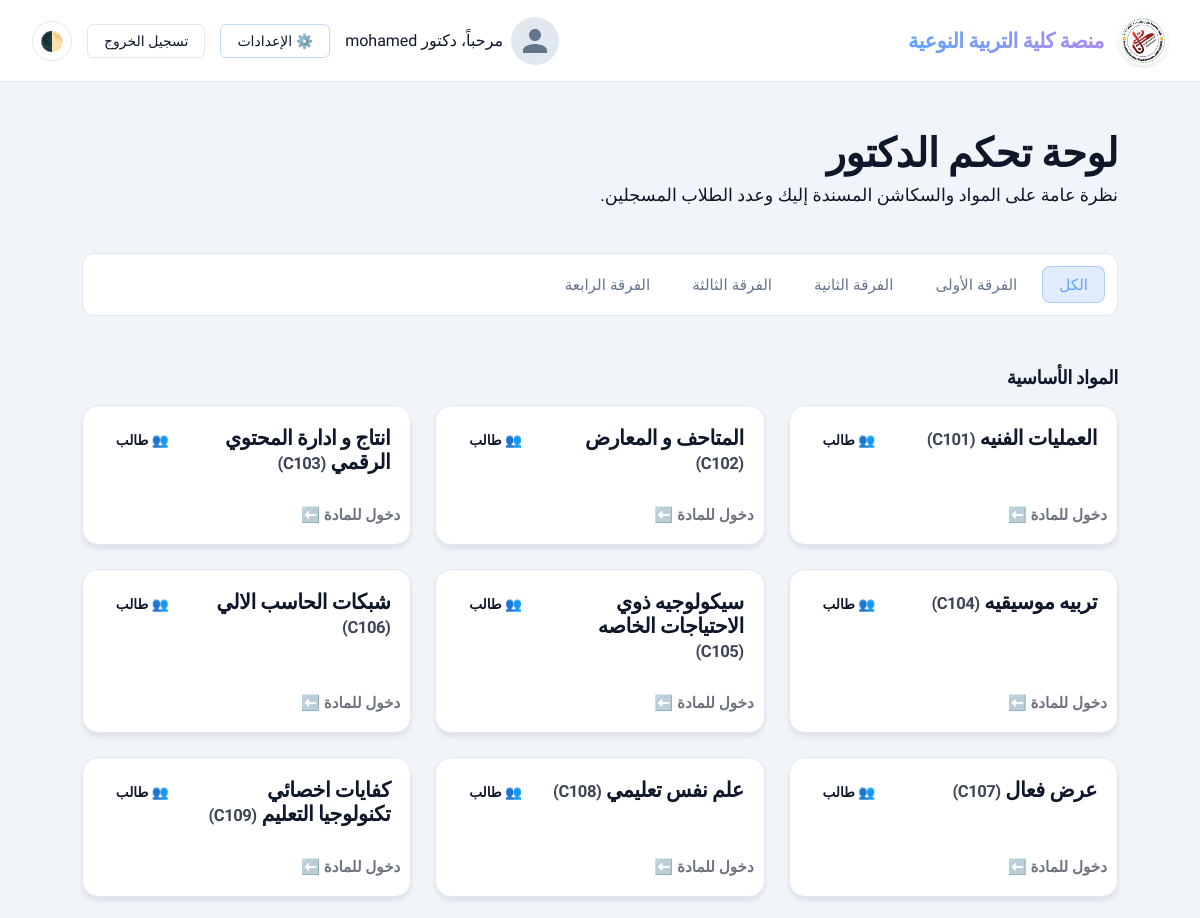
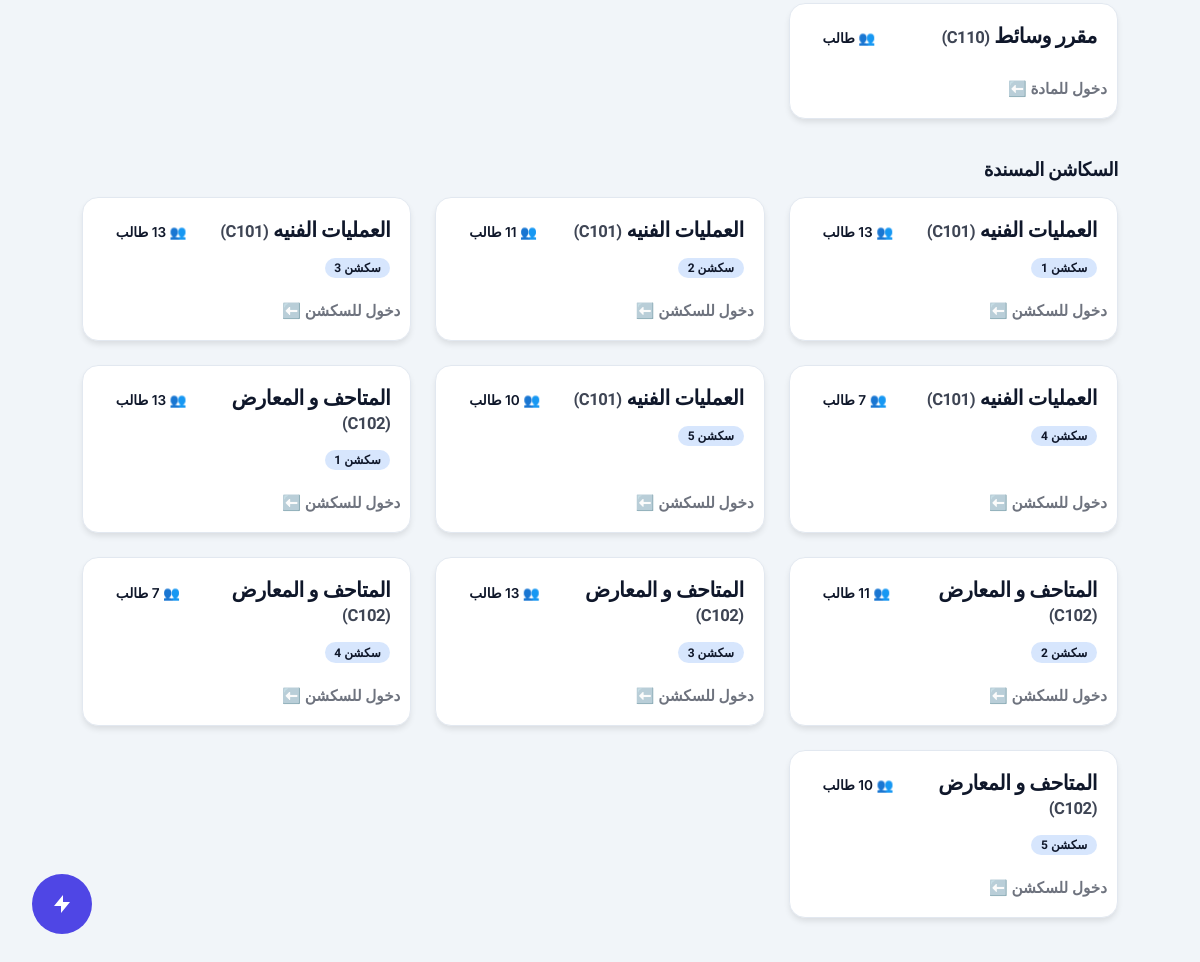
/doctor/dashboard/ (signed in), run on the app's committed database (2 pictures, top to bottom).
### lms_app/models.py (models this page shows, shortened)
class User(AbstractUser):
    class Role(models.TextChoices):
        ADMIN = 'ADMIN', _('Admin')
        DOCTOR = 'DOCTOR', _('Doctor')
        STUDENT = 'STUDENT', _('Student')
    ACADEMIC_YEAR_CHOICES = (
        (1, 'First Year'),
        (2, 'Second Year'),
        (3, 'Third Year'),
        (4, 'Fourth Year'),
    )
    role = models.CharField(max_length=20, choices=Role.choices, default=Role.STUDENT)
    university_id = models.CharField(max_length=20, unique=True, null=True, blank=True)
    department = models.CharField(max_length=100, blank=True)
    academic_year = models.IntegerField(choices=ACADEMIC_YEAR_CHOICES, default=1, null=True, blank=True)
    section_group = models.IntegerField(
        null=True,
        blank=True,
        help_text=_('Section 1 to 5')
    )
    date_of_birth = models.DateField(null=True, blank=True)
    gender = models.CharField(max_length=10, choices=[('Male', 'Male'), ('Female', 'Female')], null=True, blank=True)
    needs_review = models.BooleanField(default=False, help_text=_('Flagged for manual review (e.g. English name translation)'))
    profile_picture = models.ImageField(upload_to='profile_pics/', blank=True, null=True)
    registered_subjects = models.ManyToManyField('Subject', blank=True, related_name='enrolled_students')
    REQUIRED_FIELDS = ['email', 'role']

class Subject(models.Model):
    DAYS_OF_WEEK = (
        (0, 'Monday'),
        (1, 'Tuesday'),
        (2, 'Wednesday'),
        (3, 'Thursday'),
        (4, 'Friday'),
        (5, 'Saturday'),
        (6, 'Sunday'),
    )
    name = models.CharField(max_length=200)
    code = models.CharField(max_length=20, unique=True, null=True, blank=True, verbose_name="كود المادة")
    description = models.TextField(blank=True)
    official_book = models.FileField(upload_to=get_book_upload_path, blank=True, null=True)
    professor = models.ForeignKey(
        User,
        on_delete=models.SET_NULL,
        null=True,
        limit_choices_to={'role': User.Role.DOCTOR},
        related_name='subjects_taught'
    )
    lecture_day = models.IntegerField(choices=DAYS_OF_WEEK, null=True, blank=True)
    academic_year = models.IntegerField(choices=User.ACADEMIC_YEAR_CHOICES, default=1)
    max_total_grade = models.IntegerField(default=100)

class SubjectSection(models.Model):
    subject = models.ForeignKey(
        Subject,
        on_delete=models.CASCADE,
        related_name='subject_sections'
    )
    section_group = models.IntegerField(choices=[(i, str(i)) for i in range(1, 6)])
    instructor = models.ForeignKey(
        User,
        on_delete=models.SET_NULL,
        null=True,
        limit_choices_to={'role': User.Role.DOCTOR},
        related_name='sections_taught'
    )
    section_day = models.IntegerField(choices=Subject.DAYS_OF_WEEK, null=True, blank=True)
    max_total_grade = models.IntegerField(default=50)
    class Meta:
        unique_together = ('subject', 'section_group')
    @property
    def students(self):
        return self.subject.enrolled_students.filter(role=User.Role.STUDENT, section_group=self.section_group)

### lms_app/views.py (the view)
# urls.py: path('doctor/dashboard/', views.doctor_dashboard, name='doctor_dashboard'),
@login_required(login_url='/login/')
@user_passes_test(is_doctor, login_url='/login/')
def doctor_dashboard(request):
    main_subjects = Subject.objects.filter(professor=request.user).prefetch_related('assignments', 'materials', 'subject_sections')
    assigned_sections = SubjectSection.objects.filter(instructor=request.user).select_related('subject').prefetch_related('materials', 'assignments')
    context = {
        'main_subjects': main_subjects,
        'assigned_sections': assigned_sections,
        'now': timezone.now(),
        'DAYS_OF_WEEK': Subject.DAYS_OF_WEEK,
    }
    return render(request, 'doctor_dashboard.html', context)

### lms_app/context_processors.py (called while the page is built)
def active_announcement(request):
    return {
        'GLOBAL_ANNOUNCEMENT': GlobalAnnouncement.objects.filter(is_active=True).last()
    }

def user_notifications(request):
    if request.user.is_authenticated:
        return {'USER_NOTIFICATIONS': request.user.notifications.filter(is_read=False).order_by('-created_at')}
    return {'USER_NOTIFICATIONS': []}

### lms_app/views.py (called while the page is built)
def is_doctor(user):
    return user.is_authenticated and user.role == User.Role.DOCTOR

### lms_app/templates/doctor_dashboard.html (shortened to what this page needs)
{% load static %}
<!DOCTYPE html>
<html lang="ar" dir="rtl">
<head>
</head>
<body>
    <nav class="navbar">
                        <a style="display: flex; align-items: center; gap: 15px; text-decoration: none;" href="
    {% if request.user.is_authenticated %}
        {% if request.user.role == 'STUDENT' %}
            {% url 'student_dashboard' %}
        {% elif request.user.role == 'DOCTOR' %}
            {% url 'doctor_dashboard' %}
        {% else %}
            {% url 'login' %}
        {% endif %}
    {% else %}
        {% url 'login' %}
    {% endif %}
">
            <img src="{% static 'images/logo_nav.png' %}" alt="University Logo" style="height: 45px; width: 45px; object-fit: contain; background-color: white; border-radius: 50%; padding: 2px; box-shadow: 0 2px 4px rgba(0,0,0,0.1);">
            <h1 style="font-family: 'Cairo', sans-serif !important; font-weight: 700; font-size: 1.3rem; color: var(--text-primary); margin: 0;">منصة كلية التربية النوعية</h1>
        </a>
        <div style="display: flex; align-items: center; gap: 15px;">
            <div class="user-greeting" style="display: flex; align-items: center; gap: 8px; color: var(--text-primary);">
                {% if request.user.profile_picture %}
                    <img src="{{ request.user.profile_picture.url }}" alt="Profile Picture" style="width: 36px; height: 36px; border-radius: 50%; object-fit: cover; border: 2px solid var(--brand-primary);">
                {% else %}
                    <svg viewBox="0 0 24 24" style="width: 36px; height: 36px; fill: var(--text-muted); background: var(--border-color); border-radius: 50%; padding: 4px; border: 2px solid var(--border-color);">
                        <path d="M12 12c2.21 0 4-1.79 4-4s-1.79-4-4-4-4 1.79-4 4 1.79 4 4 4zm0 2c-2.67 0-8 1.34-8 4v2h16v-2c0-2.66-5.33-4-8-4z"/>
                    </svg>
                {% endif %}
                <span>مرحباً، دكتور {{ user.last_name|default:user.username }}</span>
            </div>
            <a href="{% url 'doctor_settings' %}" class="logout-btn" style="border-color: rgba(59, 130, 246, 0.3); color: #93c5fd;" onmouseover="this.style.backgroundColor='rgba(59, 130, 246, 0.1)'; this.style.color='#fff';" onmouseout="this.style.backgroundColor='transparent'; this.style.color='#93c5fd';">⚙️ الإعدادات</a>
            <a href="{% url 'logout' %}" class="logout-btn">تسجيل الخروج</a>
            <button id="theme-toggle" type="button" class="btn" style="background: var(--surface-card); border: 1px solid var(--border-color); color: var(--text-primary); border-radius: 50%; width: 40px; height: 40px; display: flex; align-items: center; justify-content: center; font-size: 1.2rem; cursor: pointer; transition: all 0.3s ease; padding: 0;">🌓</button>
        </div>
    </nav>
    <div class="container">
        <div class="header-section">
            <h2>لوحة تحكم الدكتور</h2>
            <p>نظرة عامة على المواد والسكاشن المسندة إليك وعدد الطلاب المسجلين.</p>
        </div>
        <div class="filter-tabs">
            <button class="filter-tab active" data-filter="all">الكل</button>
            <button class="filter-tab" data-filter="1">الفرقة الأولى</button>
            <button class="filter-tab" data-filter="2">الفرقة الثانية</button>
            <button class="filter-tab" data-filter="3">الفرقة الثالثة</button>
            <button class="filter-tab" data-filter="4">الفرقة الرابعة</button>
        </div>
        <div class="dashboard-grid">
            <h3 class="subject-section-title" style="grid-column: 1 / -1; color: #fff; margin-bottom: -0.5rem;">المواد الأساسية</h3>
            {% if main_subjects %}
                {% for subject in main_subjects %}
                <a href="{% url 'subject_detail' subject.id %}" class="subject-card interactive-card" data-year="{{ subject.academic_year }}">
                    <div class="card-header-flex">
                        <div class="subject-info">
                            <h3>{{ subject.name }} {% if subject.code %}<span style="font-size: 0.8em; opacity: 0.8;">({{ subject.code }})</span>{% endif %}</h3>
                        </div>
                        <div class="student-count-badge">
                            👥 {{ subject.enrollments.count }} طالب
                        </div>
                    </div>
                    <div class="card-hover-hint">
                        دخول للمادة ⬅️
                    </div>
                </a>
                {% endfor %}
            {% else %}
                <div class="empty-state">
                    <h3>لم يتم إسناد مواد</h3>
                    <p>لم يتم إسناد أي مواد أساسية لتدريسها بعد.</p>
                </div>
            {% endif %}
            <h3 class="subject-section-title" style="grid-column: 1 / -1; color: #fff; margin-top: 1rem; margin-bottom: -0.5rem;">السكاشن المسندة</h3>
            {% if assigned_sections %}
                {% for section in assigned_sections %}
                <a href="{% url 'section_detail' section.id %}" class="subject-card interactive-card" data-year="{{ section.subject.academic_year }}">
                    <div class="card-header-flex">
                        <div class="subject-info">
                            <h3>{{ section.subject.name }} {% if section.subject.code %}<span style="font-size: 0.8em; opacity: 0.8;">({{ section.subject.code }})</span>{% endif %}</h3>
                            <span style="display: inline-block; background: rgba(59, 130, 246, 0.2); color: #60a5fa; padding: 0.2rem 0.6rem; border-radius: 999px; font-size: 0.75rem; font-weight: 600; margin-top: 0.5rem;">سكشن {{ section.section_group }}</span>
                        </div>
                        <div class="student-count-badge">
                            👥 {{ section.students.count }} طالب
                        </div>
                    </div>
                    <div class="card-hover-hint">
                        دخول للسكشن ⬅️
                    </div>
                </a>
                {% endfor %}
            {% else %}
                <div class="empty-state">
                    <h3>لم يتم إسناد سكاشن</h3>
                    <p>لم يتم إسنادك كدكتور لأي سكشن.</p>
                </div>
            {% endif %}
                </div>
    </div>
    <button class="fab-btn" id="fabBtn" title="إجراء سريع">
        <svg viewBox="0 0 24 24" width="24" height="24" fill="currentColor">
            <path d="M13 10V3L4 14h7v7l9-11h-7z"/>
        </svg>
    </button>
</body>
</html>

### data on the page
User: last_name "mohamed"
Subject: name "العمليات الفنيه", code "C101"
Subject: name "المتاحف و المعارض", code "C102"
Subject: name "انتاج و ادارة المحتوي الرقمي", code "C103"
Subject: name "تربيه موسيقيه", code "C104"
Subject: name "سيكولوجيه ذوي الاحتياجات الخاصه", code "C105"
Subject: name "شبكات الحاسب الالي", code "C106"
Subject: name "عرض فعال", code "C107"
Subject: name "علم نفس تعليمي", code "C108"
Subject: name "كفايات اخصائي تكنولوجيا التعليم", code "C109"
Subject: name "مقرر وسائط", code "C110"
SubjectSection: subject.name "العمليات الفنيه", subject.code "C101", section_group "1", students.count "13"
SubjectSection: subject.name "العمليات الفنيه", subject.code "C101", section_group "2", students.count "11"
SubjectSection: subject.name "العمليات الفنيه", subject.code "C101", section_group "3"
SubjectSection: subject.name "العمليات الفنيه", subject.code "C101", section_group "4", students.count "7"
SubjectSection: subject.name "العمليات الفنيه", subject.code "C101", section_group "5", students.count "10"
SubjectSection: subject.name "المتاحف و المعارض", subject.code "C102", section_group "1"
SubjectSection: subject.name "المتاحف و المعارض", subject.code "C102", section_group "2", students.count "11"
SubjectSection: subject.name "المتاحف و المعارض", subject.code "C102", section_group "3", students.count "13"
SubjectSection: subject.name "المتاحف و المعارض", subject.code "C102", section_group "4"
SubjectSection: subject.name "المتاحف و المعارض", subject.code "C102", section_group "5", students.count "10"
